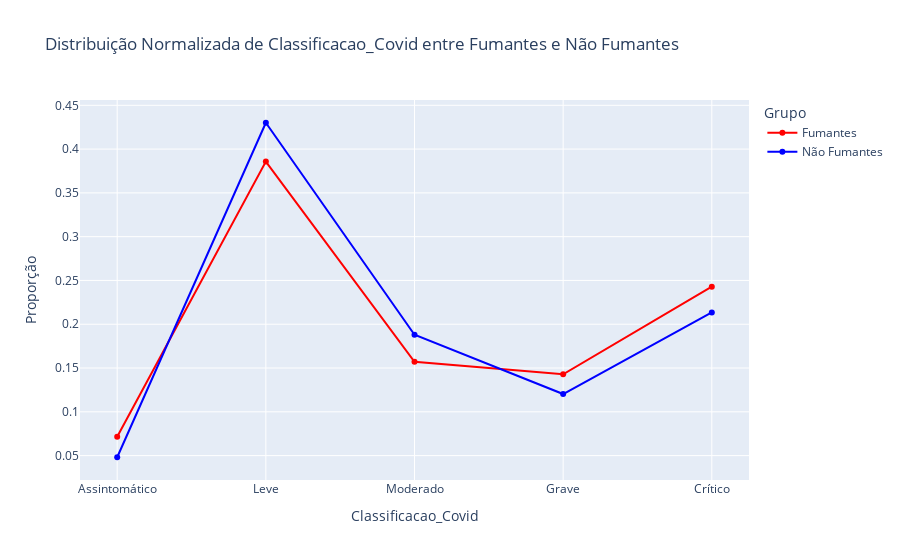

The notebook cell saved with this chart:
### Code cell
import pandas as pd
import plotly.graph_objects as go

def load_data(file_path, sheet_name):
    return pd.read_excel(file_path, sheet_name=sheet_name)

file_path = '/home/lucasf/Desktop/Visualizacaodedados/Casoxcontrole_onda-GWAS_Fenotipos_e_covariaveis_revisado_CONGELADO.xlsx'
sheet_name = 'Completa'
df = load_data(file_path, sheet_name)
df = df.fillna(-1)

fumantes = df.loc[df['TABAGISMO'] == 3]
fumantes = fumantes.sort_values(by='Classificacao_Covid', ascending=True)

nao_fumantes = df.loc[df['TABAGISMO'] == 2]
nao_fumantes = nao_fumantes.sort_values(by='Classificacao_Covid', ascending=True)


fumantes_dist = fumantes['Classificacao_Covid'].value_counts(normalize=True)
nao_fumantes_dist = nao_fumantes['Classificacao_Covid'].value_counts(normalize=True)


dist_df = pd.DataFrame({
    'Fumantes': fumantes_dist,
    'Não Fumantes': nao_fumantes_dist
}).fillna(0)  # Preencher NaN com 0


classificacao_labels = {
    1.0: 'Assintomático',
    2.0: 'Leve',
    3.0: 'Moderado',
    4.0: 'Grave',
    5.0: 'Crítico'
}

dist_df = dist_df.reindex([1.0, 2.0, 3.0, 4.0, 5.0])


fig = go.Figure()


fig.add_trace(go.Scatter(
    x=[classificacao_labels[label] for label in dist_df.index],
    y=dist_df['Fumantes'],
    mode='lines+markers',
    name='Fumantes',
    line=dict(color='red')
))


fig.add_trace(go.Scatter(
    x=[classificacao_labels[label] for label in dist_df.index],
    y=dist_df['Não Fumantes'],
    mode='lines+markers',
    name='Não Fumantes',
    line=dict(color='blue')
))


fig.update_layout(
    title='Distribuição Normalizada de Classificacao_Covid entre Fumantes e Não Fumantes',
    xaxis_title='Classificacao_Covid',
    yaxis_title='Proporção',
    xaxis=dict(
        tickmode='array',
        tickvals=[classificacao_labels[label] for label in dist_df.index],
        ticktext=[classificacao_labels[label] for label in dist_df.index]
    ),
    legend_title='Grupo'
)


fig.write_html('/home/lucasf/Desktop/Visualizacaodedados/fumantes_vs_nivel_infeccao_interativo.html')


fig.show()

### Figure 1 — Plotly figure (JSON) as saved in the notebook; plotly's stock layout.template omitted (floating-point values rounded to 4 significant figures)
{"data": [{"line": {"color": "red"}, "mode": "lines+markers", "name": "Fumantes", "type": "scatter", "x": ["Assintomático", "Leve", "Moderado", "Grave", "Crítico"], "y": [0.07143, 0.3857, 0.1571, 0.1429, 0.2429]}, {"line": {"color": "blue"}, "mode": "lines+markers", "name": "Não Fumantes", "type": "scatter", "x": ["Assintomático", "Leve", "Moderado", "Grave", "Crítico"], "y": [0.04812, 0.4301, 0.188, 0.1203, 0.2135]}], "layout": {"legend": {"title": {"text": "Grupo"}}, "title": {"text": "Distribuição Normalizada de Classificacao_Covid entre Fumantes e Não Fumantes"}, "xaxis": {"tickmode": "array", "ticktext": ["Assintomático", "Leve", "Moderado", "Grave", "Crítico"], "tickvals": ["Assintomático", "Leve", "Moderado", "Grave", "Crítico"], "title": {"text": "Classificacao_Covid"}}, "yaxis": {"title": {"text": "Proporção"}}}}
